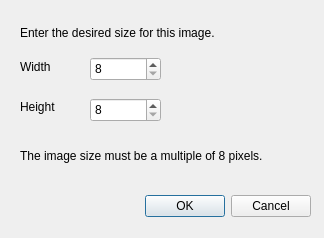
<?xml version="1.0" encoding="UTF-8"?>
<ui version="4.0">
 <class>CDlgImageSize</class>
 <widget class="QDialog" name="CDlgImageSize">
  <property name="geometry">
   <rect>
    <x>0</x>
    <y>0</y>
    <width>324</width>
    <height>238</height>
   </rect>
  </property>
  <property name="minimumSize">
   <size>
    <width>324</width>
    <height>238</height>
   </size>
  </property>
  <property name="maximumSize">
   <size>
    <width>324</width>
    <height>238</height>
   </size>
  </property>
  <property name="windowTitle">
   <string>Dialog</string>
  </property>
  <property name="windowIcon">
   <iconset resource="obl5edit.qrc">
    <normaloff>:/images/icon64.png</normaloff>:/images/icon64.png</iconset>
  </property>
  <widget class="QDialogButtonBox" name="buttonBox">
   <property name="geometry">
    <rect>
     <x>10</x>
     <y>190</y>
     <width>301</width>
     <height>32</height>
    </rect>
   </property>
   <property name="orientation">
    <enum>Qt::Horizontal</enum>
   </property>
   <property name="standardButtons">
    <set>QDialogButtonBox::Cancel|QDialogButtonBox::Ok</set>
   </property>
  </widget>
  <widget class="QLabel" name="label">
   <property name="geometry">
    <rect>
     <x>20</x>
     <y>60</y>
     <width>53</width>
     <height>14</height>
    </rect>
   </property>
   <property name="text">
    <string>Width</string>
   </property>
  </widget>
  <widget class="QLabel" name="label_2">
   <property name="geometry">
    <rect>
     <x>20</x>
     <y>100</y>
     <width>53</width>
     <height>14</height>
    </rect>
   </property>
   <property name="text">
    <string>Height</string>
   </property>
  </widget>
  <widget class="QLabel" name="label_3">
   <property name="geometry">
    <rect>
     <x>20</x>
     <y>17</y>
     <width>251</width>
     <height>31</height>
    </rect>
   </property>
   <property name="text">
    <string>Enter the desired size for this image.</string>
   </property>
  </widget>
  <widget class="QLabel" name="label_4">
   <property name="geometry">
    <rect>
     <x>20</x>
     <y>140</y>
     <width>271</width>
     <height>31</height>
    </rect>
   </property>
   <property name="text">
    <string>The image size must be a multiple of 8 pixels.</string>
   </property>
  </widget>
  <widget class="QSpinBox" name="spWidth">
   <property name="geometry">
    <rect>
     <x>90</x>
     <y>57</y>
     <width>71</width>
     <height>24</height>
    </rect>
   </property>
   <property name="minimum">
    <number>8</number>
   </property>
   <property name="maximum">
    <number>8888</number>
   </property>
   <property name="singleStep">
    <number>8</number>
   </property>
  </widget>
  <widget class="QSpinBox" name="spHeight">
   <property name="geometry">
    <rect>
     <x>90</x>
     <y>98</y>
     <width>71</width>
     <height>24</height>
    </rect>
   </property>
   <property name="minimum">
    <number>8</number>
   </property>
   <property name="maximum">
    <number>8888</number>
   </property>
   <property name="singleStep">
    <number>8</number>
   </property>
  </widget>
 </widget>
 <resources>
  <include location="obl5edit.qrc"/>
 </resources>
 <connections>
  <connection>
   <sender>buttonBox</sender>
   <signal>accepted()</signal>
   <receiver>CDlgImageSize</receiver>
   <slot>accept()</slot>
   <hints>
    <hint type="sourcelabel">
     <x>248</x>
     <y>254</y>
    </hint>
    <hint type="destinationlabel">
     <x>157</x>
     <y>274</y>
    </hint>
   </hints>
  </connection>
  <connection>
   <sender>buttonBox</sender>
   <signal>rejected()</signal>
   <receiver>CDlgImageSize</receiver>
   <slot>reject()</slot>
   <hints>
    <hint type="sourcelabel">
     <x>316</x>
     <y>260</y>
    </hint>
    <hint type="destinationlabel">
     <x>286</x>
     <y>274</y>
    </hint>
   </hints>
  </connection>
 </connections>
</ui>
